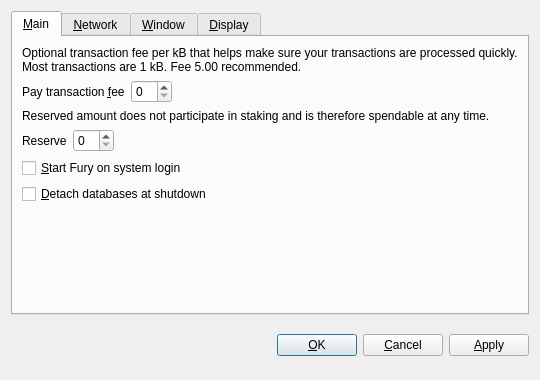
<?xml version="1.0" encoding="UTF-8"?>
<ui version="4.0">
 <class>OptionsDialog</class>
 <widget class="QDialog" name="OptionsDialog">
  <property name="geometry">
   <rect>
    <x>0</x>
    <y>0</y>
    <width>540</width>
    <height>380</height>
   </rect>
  </property>
  <property name="windowTitle">
   <string>Options</string>
  </property>
  <property name="modal">
   <bool>true</bool>
  </property>
  <layout class="QVBoxLayout" name="verticalLayout">
   <item>
    <widget class="QTabWidget" name="tabWidget">
     <property name="tabPosition">
      <enum>QTabWidget::North</enum>
     </property>
     <property name="currentIndex">
      <number>0</number>
     </property>
     <widget class="QWidget" name="tabMain">
      <attribute name="title">
       <string>&amp;Main</string>
      </attribute>
      <layout class="QVBoxLayout" name="verticalLayout_Main">
       <item>
        <widget class="QLabel" name="transactionFeeInfoLabel">
         <property name="text">
          <string>Optional transaction fee per kB that helps make sure your transactions are processed quickly. Most transactions are 1 kB. Fee 5.00 recommended.</string>
         </property>
         <property name="textFormat">
          <enum>Qt::PlainText</enum>
         </property>
         <property name="wordWrap">
          <bool>true</bool>
         </property>
        </widget>
       </item>
       <item>
        <layout class="QHBoxLayout" name="horizontalLayoutFee">
         <item>
          <widget class="QLabel" name="transactionFeeLabel">
           <property name="text">
            <string>Pay transaction &amp;fee</string>
           </property>
           <property name="textFormat">
            <enum>Qt::PlainText</enum>
           </property>
           <property name="buddy">
            <cstring>transactionFee</cstring>
           </property>
          </widget>
         </item>
         <item>
          <widget class="BitcoinAmountField" name="transactionFee"/>
         </item>
         <item>
          <spacer name="horizontalSpacerFee">
           <property name="orientation">
            <enum>Qt::Horizontal</enum>
           </property>
           <property name="sizeHint" stdset="0">
            <size>
             <width>40</width>
             <height>20</height>
            </size>
           </property>
          </spacer>
         </item>
        </layout>
       </item>
       <item>
        <widget class="QLabel" name="reserveBalanceInfoLabel">
         <property name="text">
          <string>Reserved amount does not participate in staking and is therefore spendable at any time.</string>
         </property>
         <property name="textFormat">
          <enum>Qt::PlainText</enum>
         </property>
         <property name="wordWrap">
          <bool>true</bool>
         </property>
        </widget>
       </item>
       <item>
        <layout class="QHBoxLayout" name="horizontalLayoutReserveBalance">
         <item>
          <widget class="QLabel" name="reserveBalanceLabel">
           <property name="text">
            <string>Reserve</string>
           </property>
           <property name="textFormat">
            <enum>Qt::PlainText</enum>
           </property>
           <property name="buddy">
            <cstring>reserveBalance</cstring>
           </property>
          </widget>
         </item>
         <item>
          <widget class="BitcoinAmountField" name="reserveBalance"/>
         </item>
         <item>
          <spacer name="horizontalSpacerReserveBalance">
           <property name="orientation">
            <enum>Qt::Horizontal</enum>
           </property>
           <property name="sizeHint" stdset="0">
            <size>
             <width>40</width>
             <height>20</height>
            </size>
           </property>
          </spacer>
         </item>
        </layout>
       </item>
       <item>
        <widget class="QCheckBox" name="bitcoinAtStartup">
         <property name="toolTip">
          <string>Automatically start Fury after logging in to the system.</string>
         </property>
         <property name="text">
          <string>&amp;Start Fury on system login</string>
         </property>
        </widget>
       </item>
       <item>
        <widget class="QCheckBox" name="detachDatabases">
         <property name="toolTip">
          <string>Detach block and address databases at shutdown. This means they can be moved to another data directory, but it slows down shutdown. The wallet is always detached.</string>
         </property>
         <property name="text">
          <string>&amp;Detach databases at shutdown</string>
         </property>
        </widget>
       </item>
       <item>
        <spacer name="verticalSpacer_Main">
         <property name="orientation">
          <enum>Qt::Vertical</enum>
         </property>
         <property name="sizeHint" stdset="0">
          <size>
           <width>20</width>
           <height>40</height>
          </size>
         </property>
        </spacer>
       </item>
      </layout>
     </widget>
     <widget class="QWidget" name="tabNetwork">
      <attribute name="title">
       <string>&amp;Network</string>
      </attribute>
      <layout class="QVBoxLayout" name="verticalLayout_Network">
       <item>
        <widget class="QCheckBox" name="mapPortUpnp">
         <property name="toolTip">
          <string>Automatically open the Fury client port on the router. This only works when your router supports UPnP and it is enabled.</string>
         </property>
         <property name="text">
          <string>Map port using &amp;UPnP</string>
         </property>
        </widget>
       </item>
       <item>
        <widget class="QCheckBox" name="connectSocks">
         <property name="toolTip">
          <string>Connect to the Fury network through a SOCKS proxy (e.g. when connecting through Tor).</string>
         </property>
         <property name="text">
          <string>&amp;Connect through SOCKS proxy:</string>
         </property>
        </widget>
       </item>
       <item>
        <layout class="QHBoxLayout" name="horizontalLayout_Network">
         <item>
          <widget class="QLabel" name="proxyIpLabel">
           <property name="text">
            <string>Proxy &amp;IP:</string>
           </property>
           <property name="textFormat">
            <enum>Qt::PlainText</enum>
           </property>
           <property name="buddy">
            <cstring>proxyIp</cstring>
           </property>
          </widget>
         </item>
         <item>
          <widget class="QValidatedLineEdit" name="proxyIp">
           <property name="maximumSize">
            <size>
             <width>140</width>
             <height>16777215</height>
            </size>
           </property>
           <property name="toolTip">
            <string>IP address of the proxy (e.g. 127.0.0.1)</string>
           </property>
          </widget>
         </item>
         <item>
          <widget class="QLabel" name="proxyPortLabel">
           <property name="text">
            <string>&amp;Port:</string>
           </property>
           <property name="textFormat">
            <enum>Qt::PlainText</enum>
           </property>
           <property name="buddy">
            <cstring>proxyPort</cstring>
           </property>
          </widget>
         </item>
         <item>
          <widget class="QLineEdit" name="proxyPort">
           <property name="maximumSize">
            <size>
             <width>55</width>
             <height>16777215</height>
            </size>
           </property>
           <property name="toolTip">
            <string>Port of the proxy (e.g. 9050)</string>
           </property>
          </widget>
         </item>
         <item>
          <widget class="QLabel" name="socksVersionLabel">
           <property name="text">
            <string>SOCKS &amp;Version:</string>
           </property>
           <property name="textFormat">
            <enum>Qt::PlainText</enum>
           </property>
           <property name="buddy">
            <cstring>socksVersion</cstring>
           </property>
          </widget>
         </item>
         <item>
          <widget class="QValueComboBox" name="socksVersion">
           <property name="toolTip">
            <string>SOCKS version of the proxy (e.g. 5)</string>
           </property>
          </widget>
         </item>
         <item>
          <spacer name="horizontalSpacer_Network">
           <property name="orientation">
            <enum>Qt::Horizontal</enum>
           </property>
           <property name="sizeHint" stdset="0">
            <size>
             <width>40</width>
             <height>20</height>
            </size>
           </property>
          </spacer>
         </item>
        </layout>
       </item>
       <item>
        <spacer name="verticalSpacer_Network">
         <property name="orientation">
          <enum>Qt::Vertical</enum>
         </property>
         <property name="sizeHint" stdset="0">
          <size>
           <width>20</width>
           <height>40</height>
          </size>
         </property>
        </spacer>
       </item>
      </layout>
     </widget>
     <widget class="QWidget" name="tabWindow">
      <attribute name="title">
       <string>&amp;Window</string>
      </attribute>
      <layout class="QVBoxLayout" name="verticalLayout_Window">
       <item>
        <widget class="QCheckBox" name="minimizeToTray">
         <property name="toolTip">
          <string>Show only a tray icon after minimizing the window.</string>
         </property>
         <property name="text">
          <string>&amp;Minimize to the tray instead of the taskbar</string>
         </property>
        </widget>
       </item>
       <item>
        <widget class="QCheckBox" name="minimizeOnClose">
         <property name="toolTip">
          <string>Minimize instead of exit the application when the window is closed. When this option is enabled, the application will be closed only after selecting Quit in the menu.</string>
         </property>
         <property name="text">
          <string>M&amp;inimize on close</string>
         </property>
        </widget>
       </item>
       <item>
        <spacer name="verticalSpacer_Window">
         <property name="orientation">
          <enum>Qt::Vertical</enum>
         </property>
         <property name="sizeHint" stdset="0">
          <size>
           <width>20</width>
           <height>40</height>
          </size>
         </property>
        </spacer>
       </item>
      </layout>
     </widget>
     <widget class="QWidget" name="tabDisplay">
      <attribute name="title">
       <string>&amp;Display</string>
      </attribute>
      <layout class="QVBoxLayout" name="verticalLayout_Display">
       <item>
        <layout class="QHBoxLayout" name="horizontalLayout_1_Display">
         <item>
          <widget class="QLabel" name="langLabel">
           <property name="text">
            <string>User Interface &amp;language:</string>
           </property>
           <property name="textFormat">
            <enum>Qt::PlainText</enum>
           </property>
           <property name="buddy">
            <cstring>lang</cstring>
           </property>
          </widget>
         </item>
         <item>
          <widget class="QValueComboBox" name="lang">
           <property name="toolTip">
            <string>The user interface language can be set here. This setting will take effect after restarting Fury.</string>
           </property>
          </widget>
         </item>
        </layout>
       </item>
       <item>
        <layout class="QHBoxLayout" name="horizontalLayout_2_Display">
         <item>
          <widget class="QLabel" name="unitLabel">
           <property name="text">
            <string>&amp;Unit to show amounts in:</string>
           </property>
           <property name="textFormat">
            <enum>Qt::PlainText</enum>
           </property>
           <property name="buddy">
            <cstring>unit</cstring>
           </property>
          </widget>
         </item>
         <item>
          <widget class="QValueComboBox" name="unit">
           <property name="toolTip">
            <string>Choose the default subdivision unit to show in the interface and when sending coins.</string>
           </property>
          </widget>
         </item>
        </layout>
       </item>
       <item>
        <widget class="QCheckBox" name="displayAddresses">
         <property name="toolTip">
          <string>Whether to show Fury addresses in the transaction list or not.</string>
         </property>
         <property name="text">
          <string>&amp;Display addresses in transaction list</string>
         </property>
        </widget>
       </item>
       <item>
        <widget class="QCheckBox" name="coinControlFeatures">
         <property name="toolTip">
          <string>Whether to show coin control features or not.</string>
         </property>
         <property name="text">
          <string>Display coin &amp;control features (experts only!)</string>
         </property>
        </widget>
       </item>
       <item>
        <spacer name="verticalSpacer_Display">
         <property name="orientation">
          <enum>Qt::Vertical</enum>
         </property>
         <property name="sizeHint" stdset="0">
          <size>
           <width>20</width>
           <height>40</height>
          </size>
         </property>
        </spacer>
       </item>
      </layout>
     </widget>
    </widget>
   </item>
   <item>
    <layout class="QHBoxLayout" name="horizontalLayout_Buttons">
     <item>
      <spacer name="horizontalSpacer_1">
       <property name="orientation">
        <enum>Qt::Horizontal</enum>
       </property>
       <property name="sizeHint" stdset="0">
        <size>
         <width>40</width>
         <height>48</height>
        </size>
       </property>
      </spacer>
     </item>
     <item>
      <widget class="QLabel" name="statusLabel">
       <property name="font">
        <font>
         <weight>75</weight>
         <bold>true</bold>
        </font>
       </property>
       <property name="text">
        <string/>
       </property>
       <property name="textFormat">
        <enum>Qt::PlainText</enum>
       </property>
       <property name="wordWrap">
        <bool>true</bool>
       </property>
      </widget>
     </item>
     <item>
      <spacer name="horizontalSpacer_2">
       <property name="orientation">
        <enum>Qt::Horizontal</enum>
       </property>
       <property name="sizeHint" stdset="0">
        <size>
         <width>40</width>
         <height>48</height>
        </size>
       </property>
      </spacer>
     </item>
     <item>
      <widget class="QPushButton" name="okButton">
       <property name="text">
        <string>&amp;OK</string>
       </property>
      </widget>
     </item>
     <item>
      <widget class="QPushButton" name="cancelButton">
       <property name="text">
        <string>&amp;Cancel</string>
       </property>
       <property name="autoDefault">
        <bool>false</bool>
       </property>
      </widget>
     </item>
     <item>
      <widget class="QPushButton" name="applyButton">
       <property name="text">
        <string>&amp;Apply</string>
       </property>
       <property name="autoDefault">
        <bool>false</bool>
       </property>
      </widget>
     </item>
    </layout>
   </item>
  </layout>
 </widget>
 <customwidgets>
  <customwidget>
   <class>BitcoinAmountField</class>
   <extends>QSpinBox</extends>
   <header>bitcoinamountfield.h</header>
  </customwidget>
  <customwidget>
   <class>QValueComboBox</class>
   <extends>QComboBox</extends>
   <header>qvaluecombobox.h</header>
  </customwidget>
  <customwidget>
   <class>QValidatedLineEdit</class>
   <extends>QLineEdit</extends>
   <header>qvalidatedlineedit.h</header>
  </customwidget>
 </customwidgets>
 <resources/>
 <connections/>
</ui>
